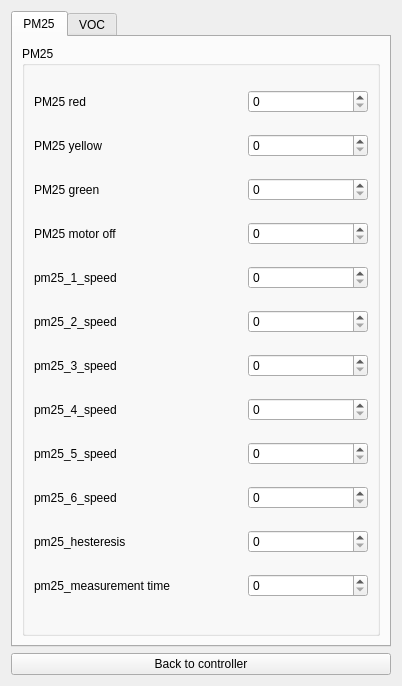
<?xml version="1.0" encoding="UTF-8"?>
<ui version="4.0">
 <class>iq_autoindication</class>
 <widget class="QWidget" name="iq_autoindication">
  <property name="geometry">
   <rect>
    <x>0</x>
    <y>0</y>
    <width>402</width>
    <height>686</height>
   </rect>
  </property>
  <property name="sizePolicy">
   <sizepolicy hsizetype="Expanding" vsizetype="Preferred">
    <horstretch>0</horstretch>
    <verstretch>0</verstretch>
   </sizepolicy>
  </property>
  <property name="minimumSize">
   <size>
    <width>393</width>
    <height>566</height>
   </size>
  </property>
  <property name="windowTitle">
   <string>Form</string>
  </property>
  <layout class="QVBoxLayout" name="verticalLayout_5">
   <item>
    <widget class="QTabWidget" name="tabWidget">
     <property name="minimumSize">
      <size>
       <width>120</width>
       <height>0</height>
      </size>
     </property>
     <property name="currentIndex">
      <number>0</number>
     </property>
     <widget class="QWidget" name="tab">
      <attribute name="title">
       <string>PM25</string>
      </attribute>
      <layout class="QVBoxLayout" name="verticalLayout_4">
       <item>
        <widget class="QGroupBox" name="groupBox">
         <property name="title">
          <string>PM25</string>
         </property>
         <layout class="QVBoxLayout" name="verticalLayout">
          <item>
           <layout class="QHBoxLayout" name="horizontalLayout">
            <item>
             <widget class="QLabel" name="label">
              <property name="text">
               <string>PM25 red</string>
              </property>
             </widget>
            </item>
            <item>
             <spacer name="horizontalSpacer">
              <property name="orientation">
               <enum>Qt::Horizontal</enum>
              </property>
              <property name="sizeHint" stdset="0">
               <size>
                <width>40</width>
                <height>20</height>
               </size>
              </property>
             </spacer>
            </item>
            <item>
             <widget class="QSpinBox" name="pm25_red_ind">
              <property name="minimumSize">
               <size>
                <width>120</width>
                <height>0</height>
               </size>
              </property>
             </widget>
            </item>
           </layout>
          </item>
          <item>
           <layout class="QHBoxLayout" name="horizontalLayout_2">
            <item>
             <widget class="QLabel" name="label_2">
              <property name="text">
               <string>PM25 yellow</string>
              </property>
             </widget>
            </item>
            <item>
             <spacer name="horizontalSpacer_2">
              <property name="orientation">
               <enum>Qt::Horizontal</enum>
              </property>
              <property name="sizeHint" stdset="0">
               <size>
                <width>40</width>
                <height>20</height>
               </size>
              </property>
             </spacer>
            </item>
            <item>
             <widget class="QSpinBox" name="pm25_yellow_ind">
              <property name="minimumSize">
               <size>
                <width>120</width>
                <height>0</height>
               </size>
              </property>
             </widget>
            </item>
           </layout>
          </item>
          <item>
           <layout class="QHBoxLayout" name="horizontalLayout_3">
            <item>
             <widget class="QLabel" name="label_3">
              <property name="text">
               <string>PM25 green</string>
              </property>
             </widget>
            </item>
            <item>
             <spacer name="horizontalSpacer_3">
              <property name="orientation">
               <enum>Qt::Horizontal</enum>
              </property>
              <property name="sizeHint" stdset="0">
               <size>
                <width>40</width>
                <height>20</height>
               </size>
              </property>
             </spacer>
            </item>
            <item>
             <widget class="QSpinBox" name="pm25_green_ind">
              <property name="minimumSize">
               <size>
                <width>120</width>
                <height>0</height>
               </size>
              </property>
             </widget>
            </item>
           </layout>
          </item>
          <item>
           <layout class="QHBoxLayout" name="horizontalLayout_4">
            <item>
             <widget class="QLabel" name="label_4">
              <property name="text">
               <string>PM25 motor off</string>
              </property>
             </widget>
            </item>
            <item>
             <spacer name="horizontalSpacer_4">
              <property name="orientation">
               <enum>Qt::Horizontal</enum>
              </property>
              <property name="sizeHint" stdset="0">
               <size>
                <width>40</width>
                <height>20</height>
               </size>
              </property>
             </spacer>
            </item>
            <item>
             <widget class="QSpinBox" name="pm25_motor_off">
              <property name="minimumSize">
               <size>
                <width>120</width>
                <height>0</height>
               </size>
              </property>
             </widget>
            </item>
           </layout>
          </item>
          <item>
           <layout class="QHBoxLayout" name="horizontalLayout_5">
            <item>
             <widget class="QLabel" name="label_5">
              <property name="text">
               <string>pm25_1_speed</string>
              </property>
             </widget>
            </item>
            <item>
             <spacer name="horizontalSpacer_5">
              <property name="orientation">
               <enum>Qt::Horizontal</enum>
              </property>
              <property name="sizeHint" stdset="0">
               <size>
                <width>40</width>
                <height>20</height>
               </size>
              </property>
             </spacer>
            </item>
            <item>
             <widget class="QSpinBox" name="pm25_1_speed">
              <property name="minimumSize">
               <size>
                <width>120</width>
                <height>0</height>
               </size>
              </property>
             </widget>
            </item>
           </layout>
          </item>
          <item>
           <layout class="QHBoxLayout" name="horizontalLayout_7">
            <item>
             <widget class="QLabel" name="label_7">
              <property name="text">
               <string>pm25_2_speed</string>
              </property>
             </widget>
            </item>
            <item>
             <spacer name="horizontalSpacer_7">
              <property name="orientation">
               <enum>Qt::Horizontal</enum>
              </property>
              <property name="sizeHint" stdset="0">
               <size>
                <width>40</width>
                <height>20</height>
               </size>
              </property>
             </spacer>
            </item>
            <item>
             <widget class="QSpinBox" name="pm25_2_speed">
              <property name="minimumSize">
               <size>
                <width>120</width>
                <height>0</height>
               </size>
              </property>
             </widget>
            </item>
           </layout>
          </item>
          <item>
           <layout class="QHBoxLayout" name="horizontalLayout_6">
            <item>
             <widget class="QLabel" name="label_6">
              <property name="text">
               <string>pm25_3_speed</string>
              </property>
             </widget>
            </item>
            <item>
             <spacer name="horizontalSpacer_6">
              <property name="orientation">
               <enum>Qt::Horizontal</enum>
              </property>
              <property name="sizeHint" stdset="0">
               <size>
                <width>40</width>
                <height>20</height>
               </size>
              </property>
             </spacer>
            </item>
            <item>
             <widget class="QSpinBox" name="pm25_3_speed">
              <property name="minimumSize">
               <size>
                <width>120</width>
                <height>0</height>
               </size>
              </property>
             </widget>
            </item>
           </layout>
          </item>
          <item>
           <layout class="QHBoxLayout" name="horizontalLayout_8">
            <item>
             <widget class="QLabel" name="label_8">
              <property name="text">
               <string>pm25_4_speed</string>
              </property>
             </widget>
            </item>
            <item>
             <spacer name="horizontalSpacer_8">
              <property name="orientation">
               <enum>Qt::Horizontal</enum>
              </property>
              <property name="sizeHint" stdset="0">
               <size>
                <width>40</width>
                <height>20</height>
               </size>
              </property>
             </spacer>
            </item>
            <item>
             <widget class="QSpinBox" name="pm25_4_speed">
              <property name="minimumSize">
               <size>
                <width>120</width>
                <height>0</height>
               </size>
              </property>
             </widget>
            </item>
           </layout>
          </item>
          <item>
           <layout class="QHBoxLayout" name="horizontalLayout_10">
            <item>
             <widget class="QLabel" name="label_10">
              <property name="text">
               <string>pm25_5_speed</string>
              </property>
             </widget>
            </item>
            <item>
             <spacer name="horizontalSpacer_10">
              <property name="orientation">
               <enum>Qt::Horizontal</enum>
              </property>
              <property name="sizeHint" stdset="0">
               <size>
                <width>40</width>
                <height>20</height>
               </size>
              </property>
             </spacer>
            </item>
            <item>
             <widget class="QSpinBox" name="pm25_5_speed">
              <property name="minimumSize">
               <size>
                <width>120</width>
                <height>0</height>
               </size>
              </property>
             </widget>
            </item>
           </layout>
          </item>
          <item>
           <layout class="QHBoxLayout" name="horizontalLayout_9">
            <item>
             <widget class="QLabel" name="label_9">
              <property name="text">
               <string>pm25_6_speed</string>
              </property>
             </widget>
            </item>
            <item>
             <spacer name="horizontalSpacer_9">
              <property name="orientation">
               <enum>Qt::Horizontal</enum>
              </property>
              <property name="sizeHint" stdset="0">
               <size>
                <width>40</width>
                <height>20</height>
               </size>
              </property>
             </spacer>
            </item>
            <item>
             <widget class="QSpinBox" name="pm25_6_speed">
              <property name="minimumSize">
               <size>
                <width>120</width>
                <height>0</height>
               </size>
              </property>
             </widget>
            </item>
           </layout>
          </item>
          <item>
           <layout class="QHBoxLayout" name="horizontalLayout_21">
            <item>
             <widget class="QLabel" name="label_21">
              <property name="text">
               <string>pm25_hesteresis</string>
              </property>
             </widget>
            </item>
            <item>
             <spacer name="horizontalSpacer_21">
              <property name="orientation">
               <enum>Qt::Horizontal</enum>
              </property>
              <property name="sizeHint" stdset="0">
               <size>
                <width>40</width>
                <height>20</height>
               </size>
              </property>
             </spacer>
            </item>
            <item>
             <widget class="QSpinBox" name="pm25_hesteresis_set">
              <property name="minimumSize">
               <size>
                <width>120</width>
                <height>0</height>
               </size>
              </property>
             </widget>
            </item>
           </layout>
          </item>
          <item>
           <layout class="QHBoxLayout" name="horizontalLayout_12">
            <item>
             <widget class="QLabel" name="label_12">
              <property name="text">
               <string>pm25_measurement time</string>
              </property>
             </widget>
            </item>
            <item>
             <spacer name="horizontalSpacer_12">
              <property name="orientation">
               <enum>Qt::Horizontal</enum>
              </property>
              <property name="sizeHint" stdset="0">
               <size>
                <width>40</width>
                <height>20</height>
               </size>
              </property>
             </spacer>
            </item>
            <item>
             <widget class="QSpinBox" name="pm25_measerument_time_set">
              <property name="minimumSize">
               <size>
                <width>120</width>
                <height>0</height>
               </size>
              </property>
             </widget>
            </item>
           </layout>
          </item>
         </layout>
        </widget>
       </item>
      </layout>
     </widget>
     <widget class="QWidget" name="tab_2">
      <attribute name="title">
       <string>VOC</string>
      </attribute>
      <layout class="QVBoxLayout" name="verticalLayout_3">
       <item>
        <widget class="QGroupBox" name="groupBox_2">
         <property name="title">
          <string>VOC</string>
         </property>
         <layout class="QVBoxLayout" name="verticalLayout_2">
          <item>
           <layout class="QHBoxLayout" name="horizontalLayout_11">
            <item>
             <widget class="QLabel" name="label_11">
              <property name="text">
               <string>voc_red_ind</string>
              </property>
             </widget>
            </item>
            <item>
             <spacer name="horizontalSpacer_11">
              <property name="orientation">
               <enum>Qt::Horizontal</enum>
              </property>
              <property name="sizeHint" stdset="0">
               <size>
                <width>40</width>
                <height>20</height>
               </size>
              </property>
             </spacer>
            </item>
            <item>
             <widget class="QSpinBox" name="voc_red_ind">
              <property name="minimumSize">
               <size>
                <width>120</width>
                <height>0</height>
               </size>
              </property>
             </widget>
            </item>
           </layout>
          </item>
          <item>
           <layout class="QHBoxLayout" name="horizontalLayout_13">
            <item>
             <widget class="QLabel" name="label_13">
              <property name="text">
               <string>voc_yellow_ind</string>
              </property>
             </widget>
            </item>
            <item>
             <spacer name="horizontalSpacer_13">
              <property name="orientation">
               <enum>Qt::Horizontal</enum>
              </property>
              <property name="sizeHint" stdset="0">
               <size>
                <width>40</width>
                <height>20</height>
               </size>
              </property>
             </spacer>
            </item>
            <item>
             <widget class="QSpinBox" name="voc_yellow_ind">
              <property name="minimumSize">
               <size>
                <width>120</width>
                <height>0</height>
               </size>
              </property>
             </widget>
            </item>
           </layout>
          </item>
          <item>
           <layout class="QHBoxLayout" name="horizontalLayout_15">
            <item>
             <widget class="QLabel" name="label_15">
              <property name="text">
               <string>voc_green_ind</string>
              </property>
             </widget>
            </item>
            <item>
             <spacer name="horizontalSpacer_15">
              <property name="orientation">
               <enum>Qt::Horizontal</enum>
              </property>
              <property name="sizeHint" stdset="0">
               <size>
                <width>40</width>
                <height>20</height>
               </size>
              </property>
             </spacer>
            </item>
            <item>
             <widget class="QSpinBox" name="voc_green_ind">
              <property name="minimumSize">
               <size>
                <width>120</width>
                <height>0</height>
               </size>
              </property>
             </widget>
            </item>
           </layout>
          </item>
          <item>
           <layout class="QHBoxLayout" name="horizontalLayout_14">
            <item>
             <widget class="QLabel" name="label_14">
              <property name="text">
               <string>voc_motor_off</string>
              </property>
             </widget>
            </item>
            <item>
             <spacer name="horizontalSpacer_14">
              <property name="orientation">
               <enum>Qt::Horizontal</enum>
              </property>
              <property name="sizeHint" stdset="0">
               <size>
                <width>40</width>
                <height>20</height>
               </size>
              </property>
             </spacer>
            </item>
            <item>
             <widget class="QSpinBox" name="voc_motor_off">
              <property name="minimumSize">
               <size>
                <width>120</width>
                <height>0</height>
               </size>
              </property>
             </widget>
            </item>
           </layout>
          </item>
          <item>
           <layout class="QHBoxLayout" name="horizontalLayout_17">
            <item>
             <widget class="QLabel" name="label_17">
              <property name="text">
               <string>voc_1_speed</string>
              </property>
             </widget>
            </item>
            <item>
             <spacer name="horizontalSpacer_17">
              <property name="orientation">
               <enum>Qt::Horizontal</enum>
              </property>
              <property name="sizeHint" stdset="0">
               <size>
                <width>40</width>
                <height>20</height>
               </size>
              </property>
             </spacer>
            </item>
            <item>
             <widget class="QSpinBox" name="voc_1_speed">
              <property name="minimumSize">
               <size>
                <width>120</width>
                <height>0</height>
               </size>
              </property>
             </widget>
            </item>
           </layout>
          </item>
          <item>
           <layout class="QHBoxLayout" name="horizontalLayout_16">
            <item>
             <widget class="QLabel" name="label_16">
              <property name="text">
               <string>voc_2_speed</string>
              </property>
             </widget>
            </item>
            <item>
             <spacer name="horizontalSpacer_16">
              <property name="orientation">
               <enum>Qt::Horizontal</enum>
              </property>
              <property name="sizeHint" stdset="0">
               <size>
                <width>40</width>
                <height>20</height>
               </size>
              </property>
             </spacer>
            </item>
            <item>
             <widget class="QSpinBox" name="voc_2_speed">
              <property name="minimumSize">
               <size>
                <width>120</width>
                <height>0</height>
               </size>
              </property>
             </widget>
            </item>
           </layout>
          </item>
          <item>
           <layout class="QHBoxLayout" name="horizontalLayout_18">
            <item>
             <widget class="QLabel" name="label_18">
              <property name="text">
               <string>voc_3_speed</string>
              </property>
             </widget>
            </item>
            <item>
             <spacer name="horizontalSpacer_18">
              <property name="orientation">
               <enum>Qt::Horizontal</enum>
              </property>
              <property name="sizeHint" stdset="0">
               <size>
                <width>40</width>
                <height>20</height>
               </size>
              </property>
             </spacer>
            </item>
            <item>
             <widget class="QSpinBox" name="voc_3_speed">
              <property name="minimumSize">
               <size>
                <width>120</width>
                <height>0</height>
               </size>
              </property>
             </widget>
            </item>
           </layout>
          </item>
          <item>
           <layout class="QHBoxLayout" name="horizontalLayout_20">
            <item>
             <widget class="QLabel" name="label_20">
              <property name="text">
               <string>voc_4_speed</string>
              </property>
             </widget>
            </item>
            <item>
             <spacer name="horizontalSpacer_20">
              <property name="orientation">
               <enum>Qt::Horizontal</enum>
              </property>
              <property name="sizeHint" stdset="0">
               <size>
                <width>40</width>
                <height>20</height>
               </size>
              </property>
             </spacer>
            </item>
            <item>
             <widget class="QSpinBox" name="voc_4_speed">
              <property name="minimumSize">
               <size>
                <width>120</width>
                <height>0</height>
               </size>
              </property>
             </widget>
            </item>
           </layout>
          </item>
          <item>
           <layout class="QHBoxLayout" name="horizontalLayout_19">
            <item>
             <widget class="QLabel" name="label_19">
              <property name="text">
               <string>voc_5_speed</string>
              </property>
             </widget>
            </item>
            <item>
             <spacer name="horizontalSpacer_19">
              <property name="orientation">
               <enum>Qt::Horizontal</enum>
              </property>
              <property name="sizeHint" stdset="0">
               <size>
                <width>40</width>
                <height>20</height>
               </size>
              </property>
             </spacer>
            </item>
            <item>
             <widget class="QSpinBox" name="voc_5_speed">
              <property name="minimumSize">
               <size>
                <width>120</width>
                <height>0</height>
               </size>
              </property>
             </widget>
            </item>
           </layout>
          </item>
          <item>
           <layout class="QHBoxLayout" name="horizontalLayout_22">
            <item>
             <widget class="QLabel" name="label_22">
              <property name="text">
               <string>voc_6_speed</string>
              </property>
             </widget>
            </item>
            <item>
             <spacer name="horizontalSpacer_22">
              <property name="orientation">
               <enum>Qt::Horizontal</enum>
              </property>
              <property name="sizeHint" stdset="0">
               <size>
                <width>40</width>
                <height>20</height>
               </size>
              </property>
             </spacer>
            </item>
            <item>
             <widget class="QSpinBox" name="voc_6_speed">
              <property name="minimumSize">
               <size>
                <width>120</width>
                <height>0</height>
               </size>
              </property>
             </widget>
            </item>
           </layout>
          </item>
         </layout>
        </widget>
       </item>
      </layout>
     </widget>
    </widget>
   </item>
   <item>
    <widget class="QPushButton" name="BacktoCtrl">
     <property name="text">
      <string>Back to controller</string>
     </property>
    </widget>
   </item>
  </layout>
 </widget>
 <resources/>
 <connections/>
</ui>
